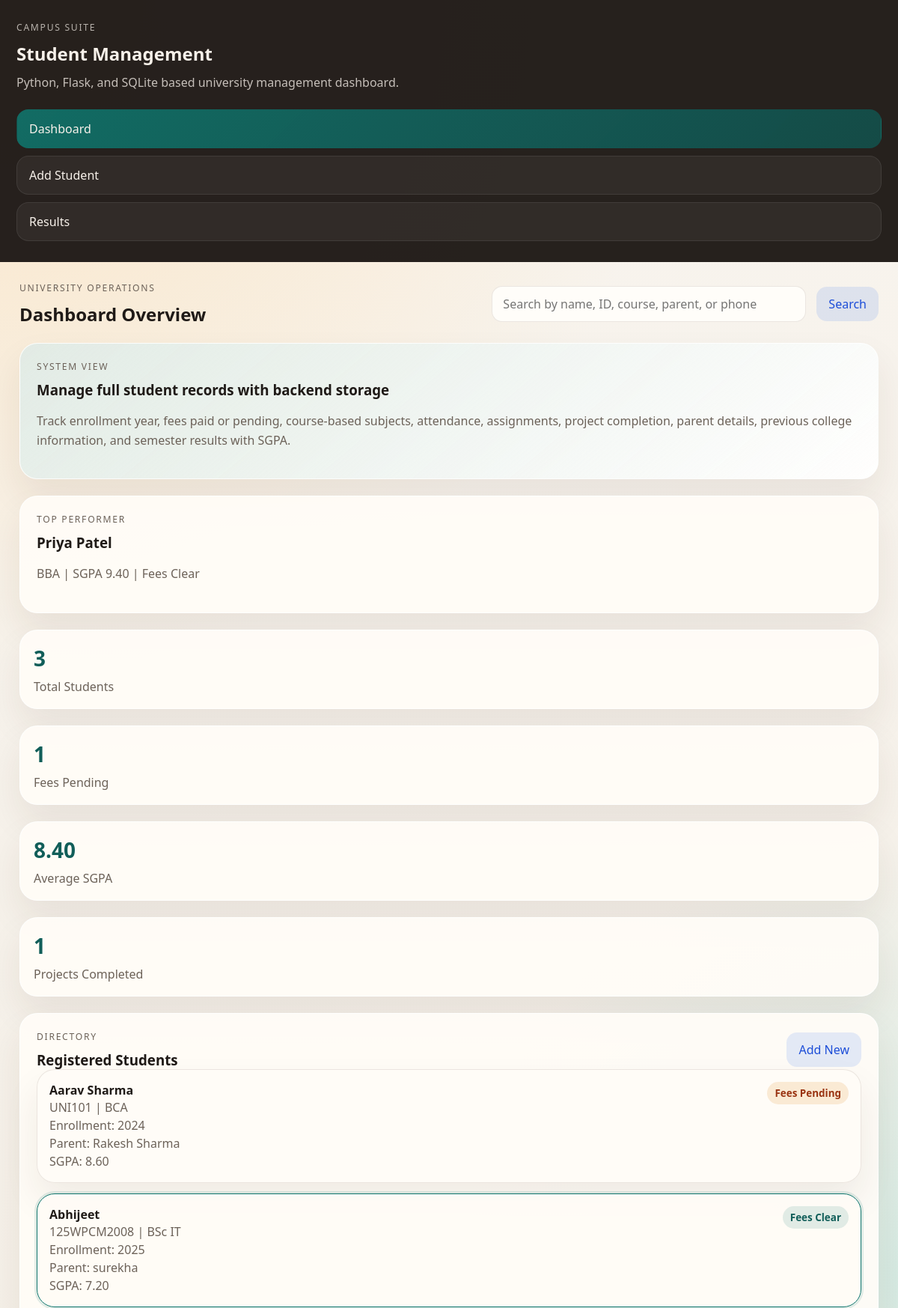
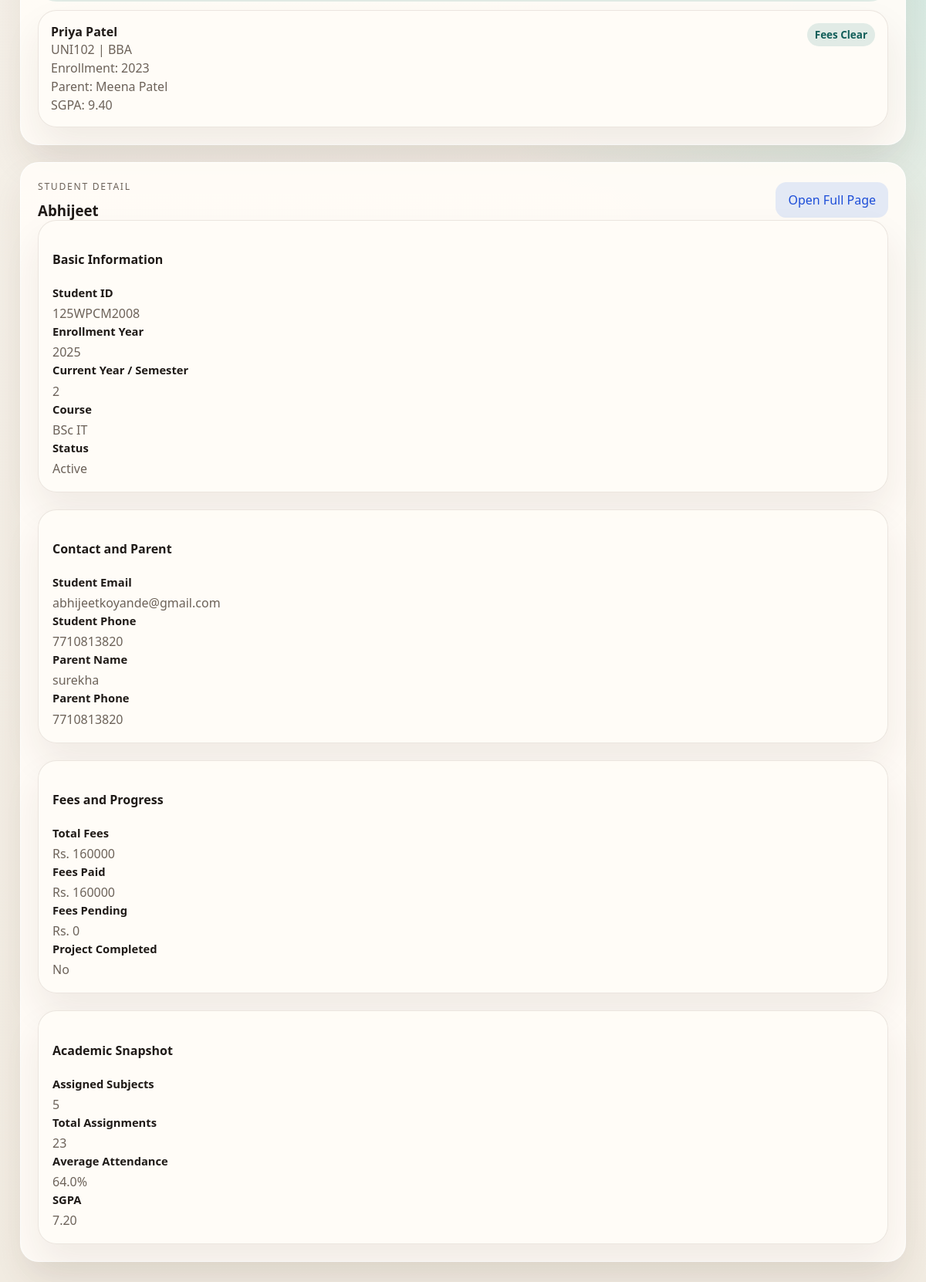
/?student_id=3&q=, run on the app's committed database (2 pictures, top to bottom).
### tables this page shows
CREATE TABLE students (
            id INTEGER PRIMARY KEY AUTOINCREMENT,
            student_id TEXT NOT NULL UNIQUE,
            full_name TEXT NOT NULL,
            enrollment_year INTEGER NOT NULL,
            current_year TEXT NOT NULL,
            course TEXT NOT NULL,
            status TEXT NOT NULL,
            student_email TEXT NOT NULL,
            student_phone TEXT NOT NULL,
            student_address TEXT NOT NULL,
            parent_name TEXT NOT NULL,
            parent_phone TEXT NOT NULL,
            previous_college_name TEXT NOT NULL,
            previous_course TEXT NOT NULL,
            previous_marks REAL NOT NULL,
            total_fees REAL NOT NULL,
            fees_paid REAL NOT NULL,
            project_completed TEXT NOT NULL
        );

### app.py (the view)
@app.route("/")
def dashboard() -> str:
    query = request.args.get("q", "").strip()
    students = get_all_students(query)
    selected_id = request.args.get("student_id", type=int)
    selected_student = None
    if selected_id is not None:
        selected_student = next((student for student in students if student["id"] == selected_id), None)
    if selected_student is None and students:
        selected_student = students[0]
    return render_template(
        "dashboard.html",
        students=students,
        selected_student=selected_student,
        stats=get_stats(students),
        query=query,
    )

### app.py (called while the page is built, shortened)
def get_db() -> sqlite3.Connection:
    if "db" not in g:
        DATABASE_PATH.parent.mkdir(parents=True, exist_ok=True)
        g.db = sqlite3.connect(app.config["DATABASE"])
        g.db.row_factory = sqlite3.Row
    return g.db

@app.before_request
def ensure_db_ready() -> None:
    if not app.config["DB_READY"]:
        init_db()

def calculate_grade_point(marks: float) -> int:
    if marks >= 90:
        return 10
    if marks >= 80:
        return 9
    if marks >= 70:
        return 8
    if marks >= 60:
        return 7
    if marks >= 50:
        return 6
    if marks >= 40:
        return 5
    return 0

def calculate_sgpa(subjects: list[dict[str, Any]]) -> float:
    if not subjects:
        return 0.0
    total = sum(calculate_grade_point(float(subject["marks"])) for subject in subjects)
    return round(total / len(subjects), 2)

def average_attendance(subjects: list[dict[str, Any]]) -> float:
    if not subjects:
        return 0.0
    total = sum(float(subject["attendance"]) for subject in subjects)
    return round(total / len(subjects), 1)

def get_subjects_for_student(student_row_id: int) -> list[dict[str, Any]]:
    db = get_db()
    rows = db.execute(
        """
        SELECT subject_name, attendance, assignments_count, marks
        FROM student_subjects
        WHERE student_id = ?
        ORDER BY id
        """,
        (student_row_id,),
    ).fetchall()
    return [dict(row) for row in rows]

def build_student_payload(row: sqlite3.Row) -> dict[str, Any]:
    student = dict(row)
    subjects = get_subjects_for_student(student["id"])
    student["subjects"] = subjects
    student["fees_pending"] = round(float(student["total_fees"]) - float(student["fees_paid"]), 2)
    student["sgpa"] = calculate_sgpa(subjects)
    student["average_attendance"] = average_attendance(subjects)
    student["total_assignments"] = sum(int(subject["assignments_count"]) for subject in subjects)
    return student

def get_all_students(query: str = "") -> list[dict[str, Any]]:
    db = get_db()
    base_sql = "SELECT * FROM students"
    params: tuple[Any, ...] = ()
    rows = db.execute(f"{base_sql} ORDER BY full_name ASC", params).fetchall()
    return [build_student_payload(row) for row in rows]

@app.context_processor
def inject_globals() -> dict[str, Any]:
    return {"course_subjects_json": json.dumps(COURSE_SUBJECTS), "course_subjects": COURSE_SUBJECTS}

### templates/dashboard.html (shortened to what this page needs)
{% extends "base.html" %}
{% block content %}
  <section class="topbar">
    <div>
      <p class="eyebrow">University Operations</p>
      <h2>Dashboard Overview</h2>
    </div>
    <form method="get" class="search-form">
      <input type="search" name="q" value="{{ query }}" placeholder="Search by name, ID, course, parent, or phone">
      <button type="submit" class="secondary-button">Search</button>
    </form>
  </section>
  <section class="hero-grid">
    <article class="hero-card wide">
      <p class="eyebrow">System View</p>
      <h3>Manage full student records with backend storage</h3>
      <p>Track enrollment year, fees paid or pending, course-based subjects, attendance, assignments, project completion, parent details, previous college information, and semester results with SGPA.</p>
    </article>
    <article class="hero-card">
      <p class="eyebrow">Top Performer</p>
      {% if stats.top_performer %}
        <h3>{{ stats.top_performer.full_name }}</h3>
        <p>{{ stats.top_performer.course }} | SGPA {{ "%.2f"|format(stats.top_performer.sgpa) }} | {{ "Fees Pending" if stats.top_performer.fees_pending > 0 else "Fees Clear" }}</p>
      {% else %}
        <h3>No records yet</h3>
        <p>Add student records to see the top performer.</p>
      {% endif %}
    </article>
  </section>
  <section class="stats-grid">
    <article class="stat-card"><span>{{ stats.total_students }}</span><p>Total Students</p></article>
    <article class="stat-card"><span>{{ stats.fees_pending_count }}</span><p>Fees Pending</p></article>
    <article class="stat-card"><span>{{ "%.2f"|format(stats.average_sgpa) }}</span><p>Average SGPA</p></article>
    <article class="stat-card"><span>{{ stats.project_completed_count }}</span><p>Projects Completed</p></article>
  </section>
  <section class="dashboard-grid">
    <article class="card">
      <div class="card-head">
        <div>
          <p class="eyebrow">Directory</p>
          <h3>Registered Students</h3>
        </div>
        <a href="{{ url_for('create_student') }}" class="primary-button link-button">Add New</a>
      </div>
      {% if students %}
        <div class="student-card-list">
          {% for student in students %}
            <a href="{{ url_for('dashboard', student_id=student.id, q=query) }}" class="student-card {% if selected_student and selected_student.id == student.id %}active{% endif %}">
              <div class="student-card-head">
                <div>
                  <h4>{{ student.full_name }}</h4>
                  <p>{{ student.student_id }} | {{ student.course }}</p>
                </div>
                <span class="pill {% if student.fees_pending > 0 %}pending{% else %}ok{% endif %}">
                  {{ "Fees Pending" if student.fees_pending > 0 else "Fees Clear" }}
                </span>
              </div>
              <p>Enrollment: {{ student.enrollment_year }}</p>
              <p>Parent: {{ student.parent_name }}</p>
              <p>SGPA: {{ "%.2f"|format(student.sgpa) }}</p>
            </a>
          {% endfor %}
        </div>
      {% else %}
        <p class="empty-state">No students found. Add the first student record to get started.</p>
      {% endif %}
    </article>
    <article class="card detail-panel">
      <div class="card-head">
        <div>
          <p class="eyebrow">Student Detail</p>
          <h3>{{ selected_student.full_name if selected_student else "Select a Student" }}</h3>
        </div>
        {% if selected_student %}
          <a href="{{ url_for('student_detail', student_id=selected_student.id) }}" class="secondary-button link-button">Open Full Page</a>
        {% endif %}
      </div>
      {% if selected_student %}
        <div class="detail-grid">
          <section class="detail-card">
            <h4>Basic Information</h4>
            <p><strong>Student ID</strong>{{ selected_student.student_id }}</p>
            <p><strong>Enrollment Year</strong>{{ selected_student.enrollment_year }}</p>
            <p><strong>Current Year / Semester</strong>{{ selected_student.current_year }}</p>
            <p><strong>Course</strong>{{ selected_student.course }}</p>
            <p><strong>Status</strong>{{ selected_student.status }}</p>
          </section>
          <section class="detail-card">
            <h4>Contact and Parent</h4>
            <p><strong>Student Email</strong>{{ selected_student.student_email }}</p>
            <p><strong>Student Phone</strong>{{ selected_student.student_phone }}</p>
            <p><strong>Parent Name</strong>{{ selected_student.parent_name }}</p>
            <p><strong>Parent Phone</strong>{{ selected_student.parent_phone }}</p>
          </section>
          <section class="detail-card">
            <h4>Fees and Progress</h4>
            <p><strong>Total Fees</strong>Rs. {{ "%.0f"|format(selected_student.total_fees) }}</p>
            <p><strong>Fees Paid</strong>Rs. {{ "%.0f"|format(selected_student.fees_paid) }}</p>
            <p><strong>Fees Pending</strong>Rs. {{ "%.0f"|format(selected_student.fees_pending) }}</p>
            <p><strong>Project Completed</strong>{{ selected_student.project_completed }}</p>
          </section>
          <section class="detail-card">
            <h4>Academic Snapshot</h4>
            <p><strong>Assigned Subjects</strong>{{ selected_student.subjects|length }}</p>
            <p><strong>Total Assignments</strong>{{ selected_student.total_assignments }}</p>
            <p><strong>Average Attendance</strong>{{ "%.1f"|format(selected_student.average_attendance) }}%</p>
            <p><strong>SGPA</strong>{{ "%.2f"|format(selected_student.sgpa) }}</p>
          </section>
        </div>
      {% else %}
        <p class="empty-state">Select a student from the directory to view the full detail summary.</p>
      {% endif %}
    </article>
  </section>
{% endblock %}

### static/style.css (style rules this page uses)
:root { --bg: #f4efe7; --surface: rgba(255, 252, 247, 0.94); --surface-strong: #fffdf9; --ink: #1f1a17; --muted: #6c6259; --line: rgba(91, 70, 51, 0.12); --teal: #0f766e; --teal-dark: #115e59; --teal-soft: rgba(15, 118, 110, 0.12); --blue-soft: rgba(37, 99, 235, 0.12); --blue-text: #1d4ed8; --orange-soft: rgba(217, 119, 6, 0.14); --orange-text: #9a3412; --danger: #b42318; --danger-soft: rgba(180, 35, 24, 0.12); --shadow: 0 24px 48px rgba(66, 44, 20, 0.08); }
* { box-sizing: border-box; }
body { margin: 0; min-height: 100vh; color: var(--ink); font-family: "Segoe UI", Tahoma, Geneva, Verdana, sans-serif; background: radial-gradient(circle at top left, rgba(255, 208, 140, 0.4), transparent 25%), radial-gradient(circle at right, rgba(153, 221, 213, 0.34), transparent 28%), linear-gradient(180deg, #f8f4ee 0%, #f2ece2 100%); }
a { color: inherit; text-decoration: none; }
button, input, select, textarea { font: inherit; }
.sidebar h1, .topbar h2, .hero-card h3, .card h3, .detail-card h3, .form-section h3, .subject-card h4 { margin: 0; }
.eyebrow { margin: 0 0 10px; text-transform: uppercase; letter-spacing: 0.14em; font-size: 0.76rem; color: var(--muted); }
.topbar, .card-head, .section-head, .action-row, .search-form, .form-actions { display: flex; justify-content: space-between; gap: 14px; align-items: center; }
.topbar { margin-bottom: 22px; }
.search-form input, input, select, textarea { border: 1px solid var(--line); background: var(--surface-strong); color: var(--ink); border-radius: 14px; padding: 12px 14px; }
.search-form input { min-width: min(420px, 58vw); }
.hero-grid, .stats-grid, .dashboard-grid, .detail-grid, .results-layout, .subject-grid { display: grid; gap: 22px; }
.hero-grid { grid-template-columns: 1.4fr 1fr; margin-bottom: 22px; }
.stats-grid { grid-template-columns: repeat(4, minmax(0, 1fr)); margin-bottom: 22px; }
.dashboard-grid { grid-template-columns: 0.95fr 1.15fr; }
.detail-grid { grid-template-columns: repeat(2, minmax(0, 1fr)); }
.hero-card, .card, .detail-card, .stat-card, .subject-card, .student-card, .form-shell { background: var(--surface); border: 1px solid rgba(255, 255, 255, 0.82); border-radius: 24px; box-shadow: var(--shadow); }
.hero-card, .card, .form-shell { padding: 22px; }
.hero-card.wide { background: linear-gradient(140deg, rgba(15, 118, 110, 0.12), rgba(255, 255, 255, 0.82)), var(--surface); }
.hero-card p:last-child { color: var(--muted); line-height: 1.65; }
.stat-card { padding: 18px; }
.stat-card span { display: block; font-size: 1.75rem; font-weight: 700; color: var(--teal-dark); }
.stat-card p { margin: 8px 0 0; color: var(--muted); }
.student-card-list, .subject-list { display: grid; gap: 14px; }
.student-card { padding: 16px; border: 1px solid var(--line); }
.student-card.active { border-color: var(--teal); box-shadow: 0 0 0 3px var(--teal-soft); }
.student-card-head { display: grid; grid-template-columns: 1fr auto; gap: 10px; align-items: start; }
.student-card h4, .student-card p, .detail-card p, .subject-card p { margin: 0; }
.student-card p, .detail-card p, .subject-card p { color: var(--muted); line-height: 1.5; }
.detail-card { padding: 18px; border: 1px solid var(--line); }
.detail-card strong { display: block; color: var(--ink); font-size: 0.92rem; margin-bottom: 4px; }
.pill { display: inline-flex; align-items: center; padding: 6px 10px; border-radius: 999px; font-size: 0.84rem; font-weight: 700; }
.pill.ok { background: var(--teal-soft); color: var(--teal-dark); }
.pill.pending { background: var(--orange-soft); color: var(--orange-text); }
.primary-button, .secondary-button, .danger-button, .link-button { display: inline-flex; align-items: center; justify-content: center; border: 0; border-radius: 14px; padding: 12px 16px; cursor: pointer; }
.primary-button { background: var(--teal); color: #fff; }
.secondary-button, .link-button { background: var(--blue-soft); color: var(--blue-text); }
@media (max-width: 1200px) { .app-shell, .hero-grid, .stats-grid, .dashboard-grid, .results-layout, .detail-grid { grid-template-columns: 1fr; } }

### data on the page
students: top_performer.full_name "Priya Patel", top_performer.course "BBA", full_name "Priya Patel", student_id "UNI102", course "BBA", fees_pending "Fees Clear", enrollment_year "2023", parent_name "Meena Patel", sgpa "9.40"
students: full_name "Aarav Sharma", student_id "UNI101", course "BCA", fees_pending "Fees Pending", enrollment_year "2024", parent_name "Rakesh Sharma", sgpa "8.60"
students: full_name "Abhijeet", student_id "125WPCM2008", course "BSc IT", fees_pending "Fees Clear", enrollment_year "2025", parent_name "surekha", sgpa "7.20", current_year "2", status "Active", student_email "abhijeetkoyande@gmail.com", student_phone "7710813820", parent_phone "7710813820", total_fees "160000", fees_paid "160000", project_completed "No"

### other printed values
{{ "%.2f"|format(stats.top_performer.sgpa) }} "9.40"
{{ stats.total_students }} "3"
{{ stats.fees_pending_count }} "1"
{{ "%.2f"|format(stats.average_sgpa) }} "8.40"
{{ stats.project_completed_count }} "1"
{{ "%.0f"|format(selected_student.fees_pending) }} "0"
{{ selected_student.subjects|length }} "5"
{{ selected_student.total_assignments }} "23"
{{ "%.1f"|format(selected_student.average_attendance) }} "64.0"
{{ "%.2f"|format(selected_student.sgpa) }} "7.20"
